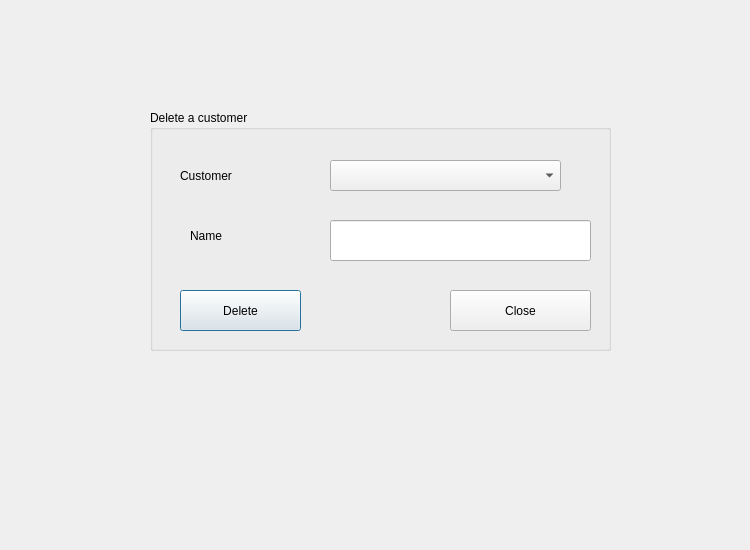
<?xml version="1.0" encoding="UTF-8"?>
<ui version="4.0">
 <class>Deletecustomer</class>
 <widget class="QDialog" name="Deletecustomer">
  <property name="geometry">
   <rect>
    <x>0</x>
    <y>0</y>
    <width>750</width>
    <height>550</height>
   </rect>
  </property>
  <property name="windowTitle">
   <string>Delete Customer</string>
  </property>
  <widget class="QGroupBox" name="groupBox">
   <property name="geometry">
    <rect>
     <x>150</x>
     <y>110</y>
     <width>461</width>
     <height>241</height>
    </rect>
   </property>
   <property name="title">
    <string>Delete a customer</string>
   </property>
   <widget class="QLabel" name="label">
    <property name="geometry">
     <rect>
      <x>30</x>
      <y>50</y>
      <width>111</width>
      <height>31</height>
     </rect>
    </property>
    <property name="text">
     <string>Customer</string>
    </property>
   </widget>
   <widget class="QComboBox" name="customerCombobox">
    <property name="geometry">
     <rect>
      <x>180</x>
      <y>50</y>
      <width>231</width>
      <height>31</height>
     </rect>
    </property>
   </widget>
   <widget class="QLabel" name="nameLabel">
    <property name="geometry">
     <rect>
      <x>40</x>
      <y>110</y>
      <width>81</width>
      <height>31</height>
     </rect>
    </property>
    <property name="text">
     <string>Name</string>
    </property>
   </widget>
   <widget class="QLineEdit" name="nameBox">
    <property name="geometry">
     <rect>
      <x>180</x>
      <y>110</y>
      <width>261</width>
      <height>41</height>
     </rect>
    </property>
   </widget>
   <widget class="QPushButton" name="deleteButton">
    <property name="geometry">
     <rect>
      <x>30</x>
      <y>180</y>
      <width>121</width>
      <height>41</height>
     </rect>
    </property>
    <property name="text">
     <string>Delete</string>
    </property>
   </widget>
   <widget class="QPushButton" name="closeButton">
    <property name="geometry">
     <rect>
      <x>300</x>
      <y>180</y>
      <width>141</width>
      <height>41</height>
     </rect>
    </property>
    <property name="text">
     <string>Close</string>
    </property>
   </widget>
  </widget>
 </widget>
 <resources/>
 <connections/>
</ui>
